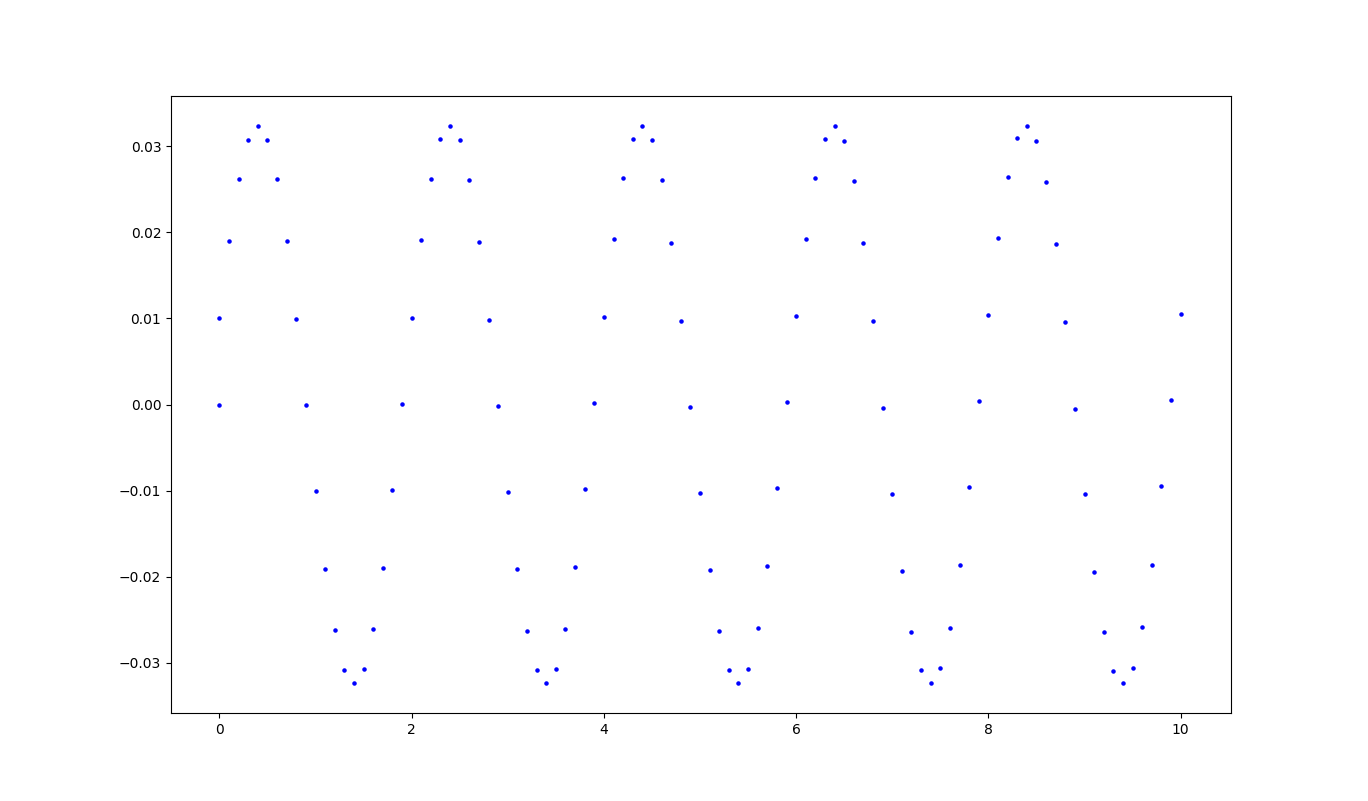

Python code for this plot:
import numpy as np
import matplotlib.pyplot as plt
#==================パラメータ======================
l = 1.0
g = 9.80
dt = 0.10
step = 100
#==================初期条件======================
theta = 0
dtheta = 0.10
t = 0.0
plt.scatter(t,theta,s=5,c="blue")
#==================シンプレクティック法======================
for n in range(0,step+1):
    t = float(n) * dt
    dtheta = dtheta - dt * g * np.sin(theta) / l
    theta = theta + dt * dtheta
    plt.scatter(t,theta,s=5,c="blue")
plt.show()
